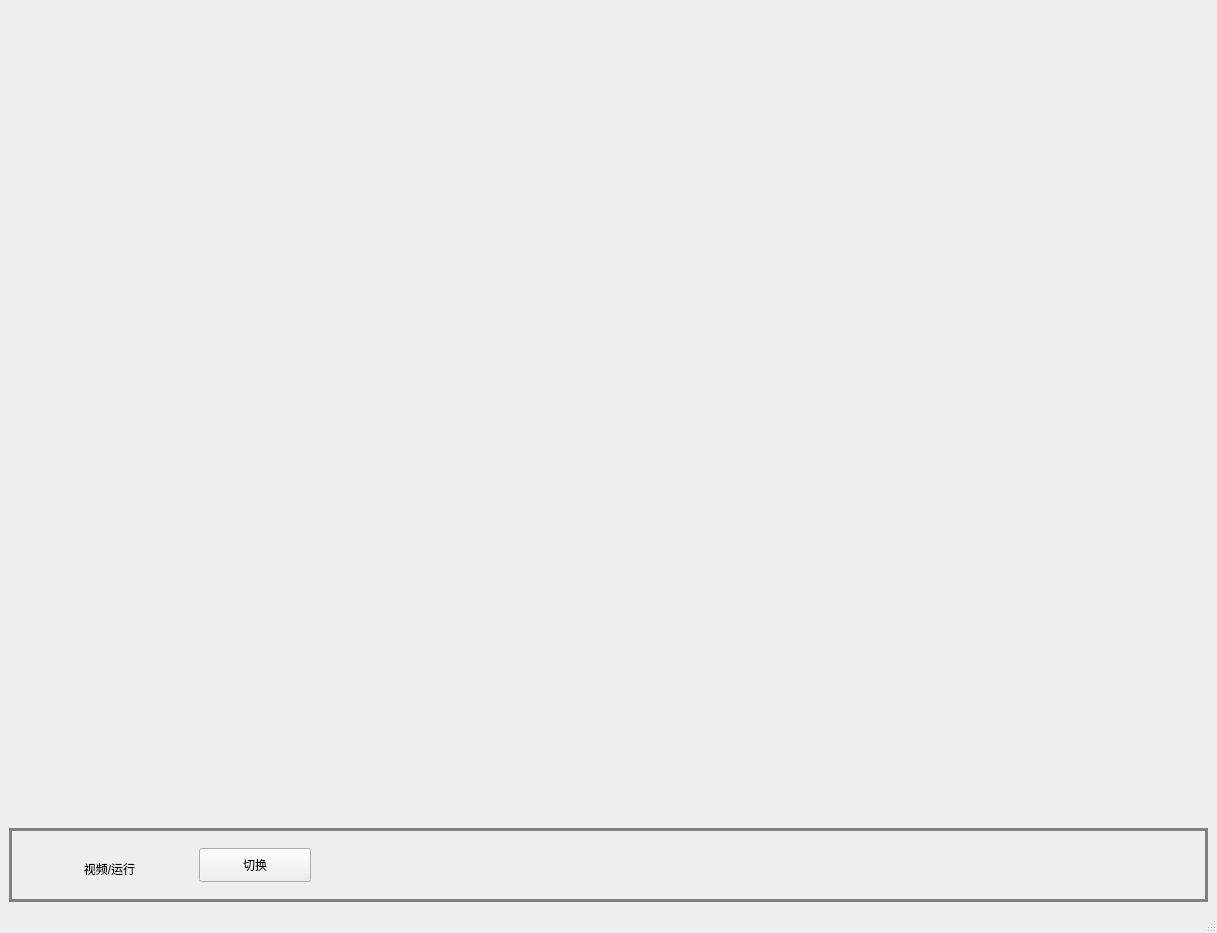
<?xml version="1.0" encoding="UTF-8"?>
<ui version="4.0">
 <class>MainWindow</class>
 <widget class="QMainWindow" name="MainWindow">
  <property name="geometry">
   <rect>
    <x>0</x>
    <y>0</y>
    <width>1217</width>
    <height>933</height>
   </rect>
  </property>
  <property name="windowTitle">
   <string>MainWindow</string>
  </property>
  <property name="styleSheet">
   <string notr="true">#state_widget{
border: 3px solid gray;
}</string>
  </property>
  <widget class="QWidget" name="centralwidget">
   <layout class="QVBoxLayout" name="verticalLayout" stretch="11,1">
    <item>
     <widget class="QStackedWidget" name="stackedWidget"/>
    </item>
    <item>
     <widget class="QWidget" name="state_widget" native="true">
      <widget class="QLabel" name="state_label">
       <property name="geometry">
        <rect>
         <x>40</x>
         <y>20</y>
         <width>121</width>
         <height>41</height>
        </rect>
       </property>
       <property name="text">
        <string>视频/运行</string>
       </property>
       <property name="alignment">
        <set>Qt::AlignCenter</set>
       </property>
      </widget>
      <widget class="QPushButton" name="state_button">
       <property name="geometry">
        <rect>
         <x>190</x>
         <y>20</y>
         <width>112</width>
         <height>34</height>
        </rect>
       </property>
       <property name="text">
        <string>切换</string>
       </property>
      </widget>
     </widget>
    </item>
   </layout>
  </widget>
  <widget class="QMenuBar" name="menubar">
   <property name="geometry">
    <rect>
     <x>0</x>
     <y>0</y>
     <width>1217</width>
     <height>30</height>
    </rect>
   </property>
  </widget>
  <widget class="QStatusBar" name="statusbar"/>
 </widget>
 <resources/>
 <connections/>
</ui>
